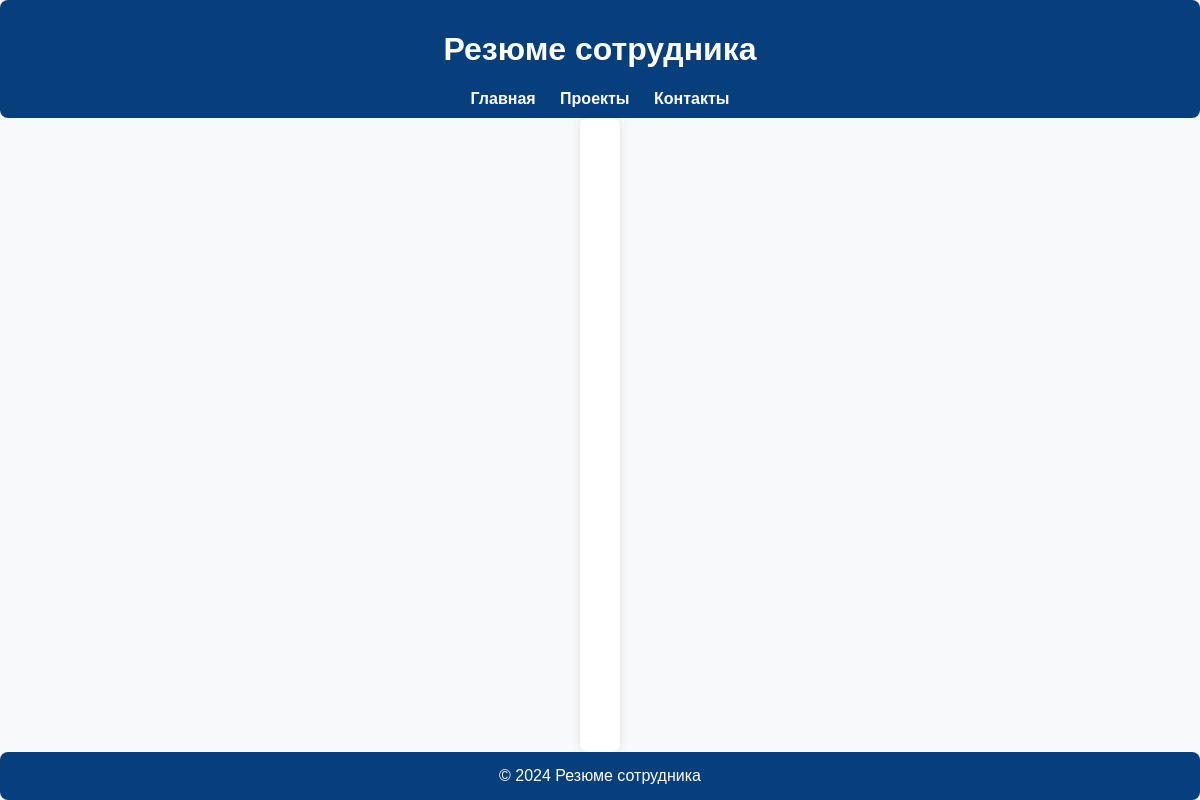
The app's page /projects/, older data.
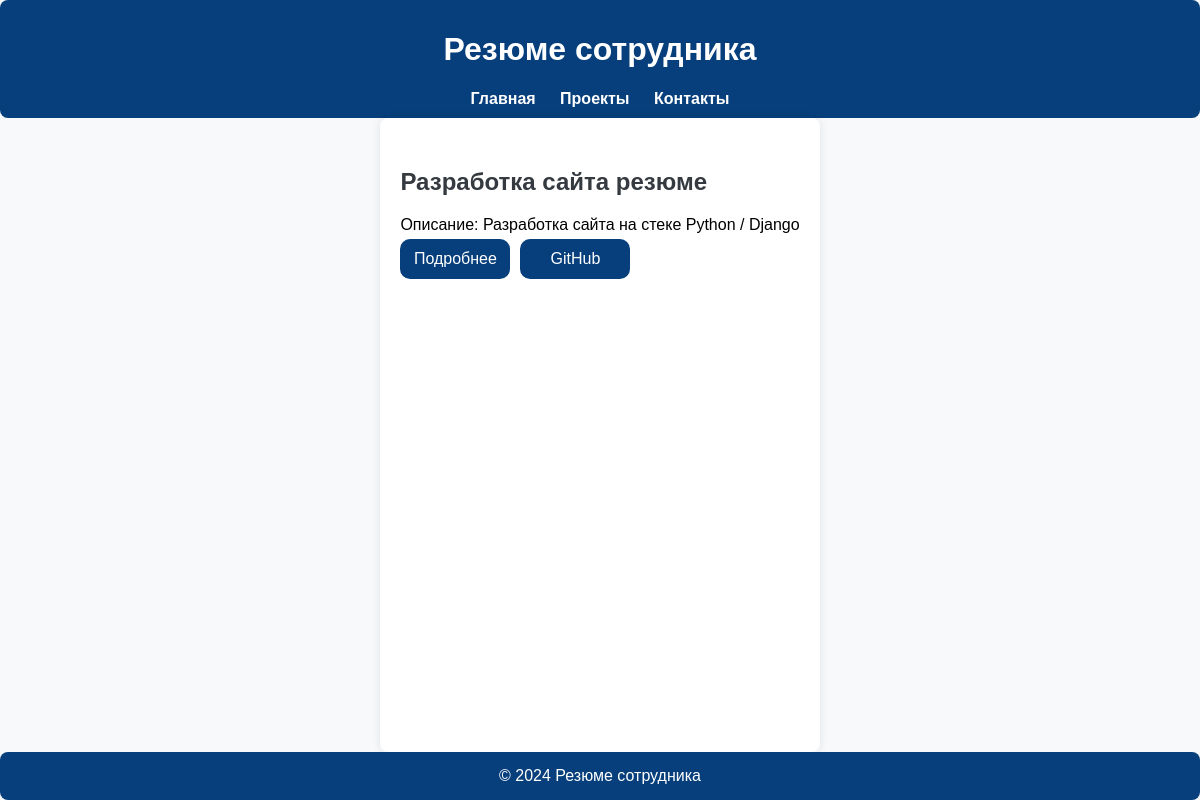
The same page, newer data.
### main/models.py (models this page shows)
class Projects(models.Model):
    preson = models.ForeignKey(Person,on_delete=models.CASCADE)
    projName = models.CharField(max_length=255, verbose_name="Имя проекта")
    description = models.TextField(verbose_name="Описание проекта")
    link = models.TextField(verbose_name="Ссылка")
    def get_absolute_url(self):
        return reverse('project', kwargs={'project_id': self.pk})
    class Meta:
        verbose_name = 'Проекты'
        verbose_name_plural = 'Проекты'

### main/views.py (the view)
# urls.py: path('projects/', projects, name='projects'),
def projects(request):
    projects = Projects.objects.all()
    return render(request, 'main/projects.html',{'title': 'My site', 'Projects': projects, 'menu': menu})

### main/templates/main/projects.html
{% extends 'main/base.html' %}
{% block content %}
<ul>
    {% for p in Projects %}
    <li>
        <h2>{{p.projName}}</h2>
        <p>Описание: {{p.description}}</p>
        <div class="flex">
            <a href="{{ p.get_absolute_url }}" class="btn-new">Подробнее</a>
            <a href="{{p.link}}" class="btn-new">GitHub</a>
        </div>
    </li>
    {% endfor %}
</ul>
{% endblock %}

Row changes from the older to the newer data that the page shows:
added Projects: projName "Разработка сайта резюме", description "Разработка сайта на стеке Python / Django"
